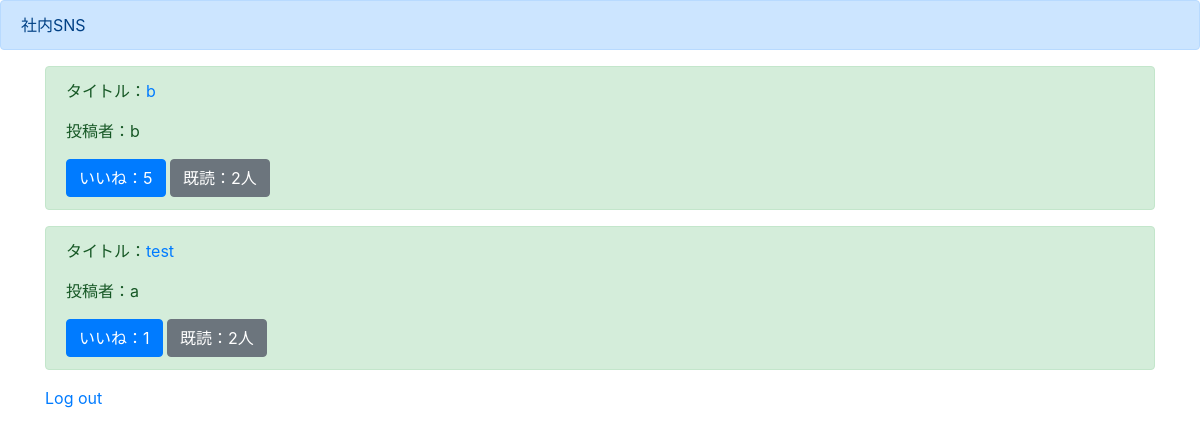
Page /list/ (signed in) on the earlier database version.
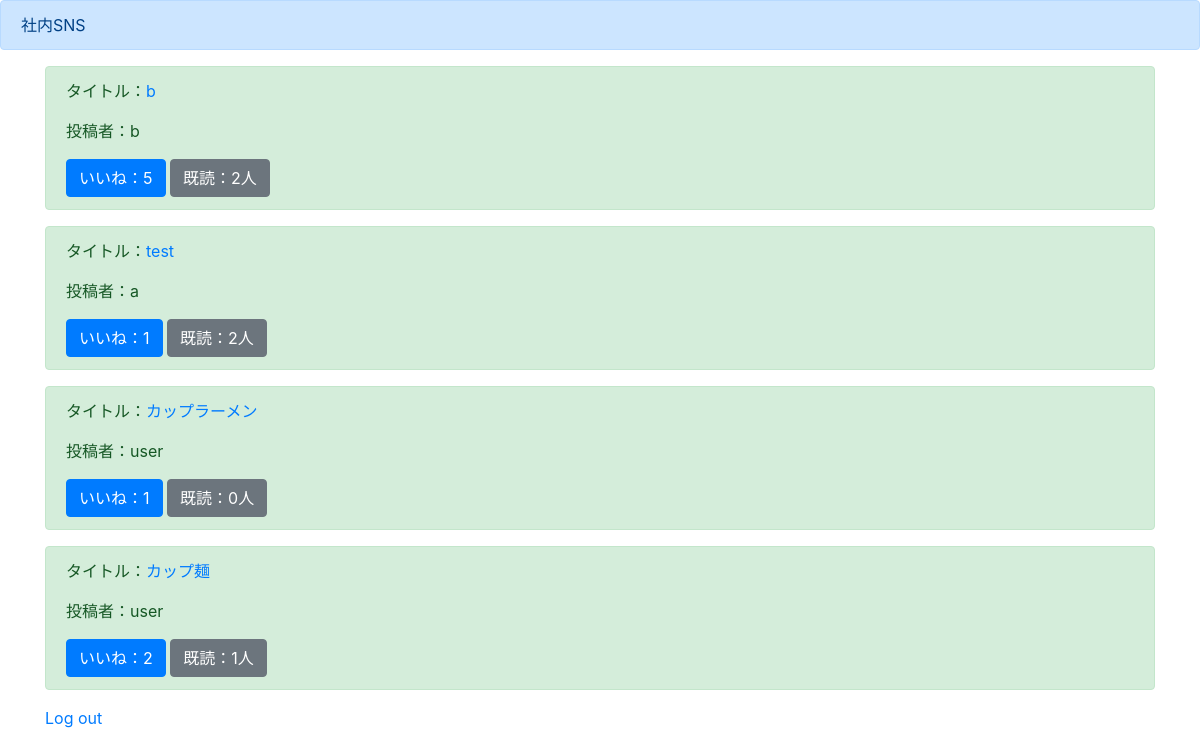
Same page on the later database version.
### boardapp/models.py (models this page shows)
class BoardModel(models.Model):
  title = models.CharField(max_length=100)
  content = models.TextField()
  author = models.CharField(max_length=100)
  images = models.ImageField(upload_to='')
  good = models.IntegerField(null=True, blank=True, default=0)
  read = models.IntegerField(null=True, blank=True, default=0)
  readtext = models.CharField(max_length=500, null=True, blank=True, default='default')

### boardapp/views.py (the view)
# urls.py: path('list/', listfunc, name='list'),
@login_required
def listfunc(request):
  object_list = BoardModel.objects.all()
  return render(request, 'list.html', {'object_list':object_list})

### templates/list.html (shortened to what this page needs)
{% extends 'base.html' %}
{% block header %}
<div class="alert alert-primary" role="alert">
  社内SNS
</div>
{% endblock header %}
{% block content %}
<div class='container'>
  {% for item in object_list %}
    <div class="alert alert-success" role="alert">
      <p>タイトル：<a href="{% url 'detail' item.pk %}">{{ item.title }}</a></p>
      <p>投稿者：{{ item.author }}</p>
      <a href="#" class="btn btn-primary" role="button" aria-pressed="true">いいね：{{ item.good }}</a>
      <a href="#" class="btn btn-secondary" role="button" aria-pressed="true">既読：{{ item.read }}人</a>
    </div>
  {% endfor %}
  <a href="{% url 'logout' %}">Log out</a>
</div>
{% endblock content %}

### templates/base.html (shortened to what this page needs)
<!doctype html>
<html lang="en">
  <head>
    <link rel="stylesheet" href="https://stackpath.bootstrapcdn.com/bootstrap/4.4.1/css/bootstrap.min.css">
  </head>
  <body>
    {% block header %}
    {% endblock header %}
    {% block content %}
    {% endblock content %}
  </body>
</html>

Differences in the rows shown:
added BoardModel: title "カップラーメン", author "user", good "1", read "0"
added BoardModel: title "カップ麺", author "user", good "2", read "1"
